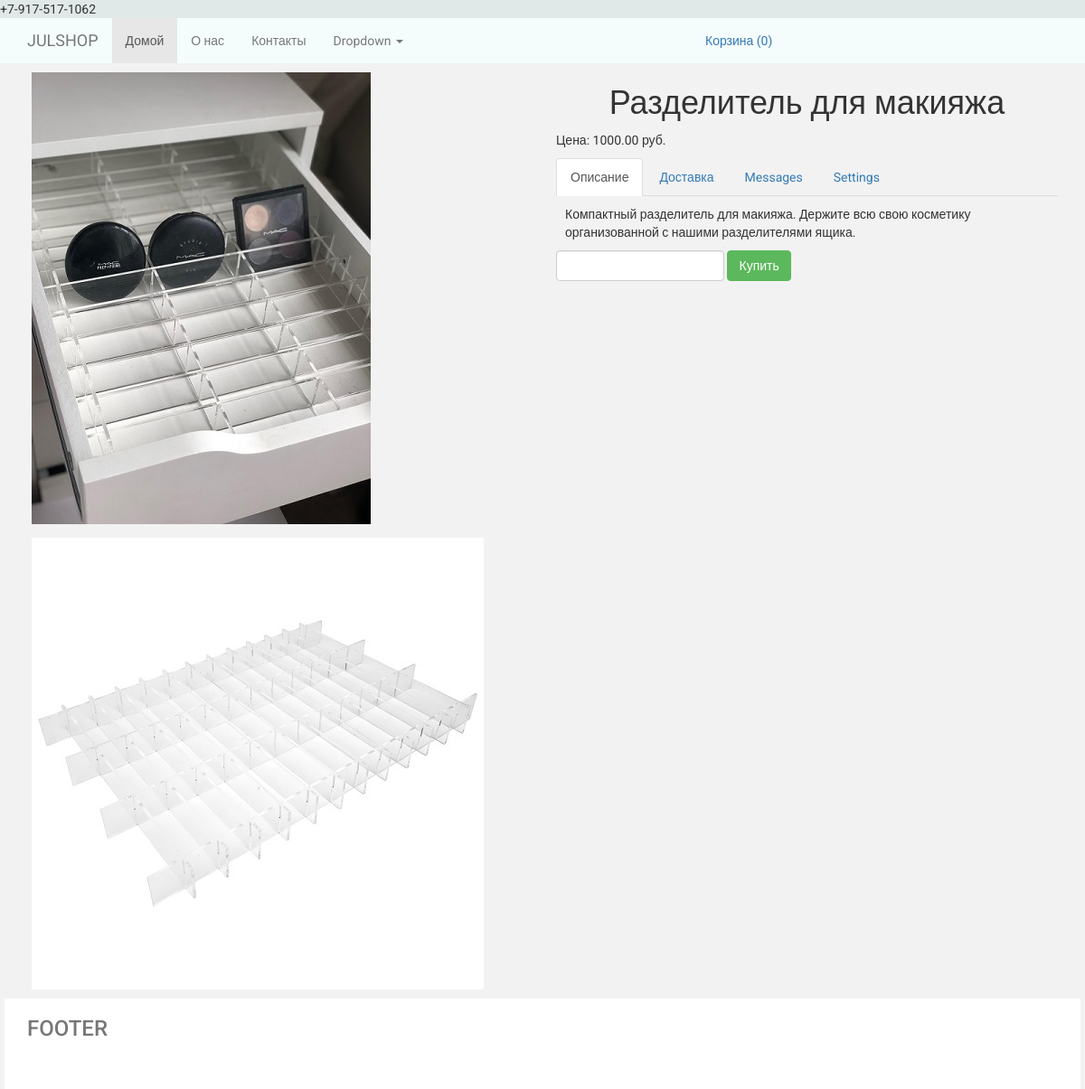
Screenshot of /product/4/ with the database file from the repository.
### products/models.py (models this page shows, shortened)
class ProductImage(models.Model):
    product = models.ForeignKey(Product, blank=True, null=True, default=None, verbose_name="Товар")
    image = models.ImageField(upload_to='products_images/', verbose_name="Изображение товара")
    is_main = models.BooleanField(default=False, verbose_name='Основное изображение')
    is_active = models.BooleanField(default=True, verbose_name='Активировать / Деактивировать')
    created = models.DateTimeField(auto_now_add=True, auto_now=False, verbose_name='Создан')
    updated = models.DateTimeField(auto_now_add=False, auto_now=True, verbose_name='Обновлён')
    class Meta:
        verbose_name = 'Фотография'
        verbose_name_plural = 'Фотографии'

class Product(models.Model):
    category = models.ForeignKey(Category, related_name='products', verbose_name="Категория")
    name = models.CharField(max_length=64, blank=True, null=True, default=None, verbose_name="Название")
    slug = models.SlugField(max_length=200, db_index=True)
    description = models.TextField(blank=True, verbose_name="Описание")
    price = models.DecimalField(max_digits=10, decimal_places=2, verbose_name="Цена")
    discount = models.IntegerField(default=0, verbose_name="Скидка")
    stock = models.PositiveIntegerField(verbose_name="Наличие")
    available = models.BooleanField(default=True, verbose_name="Доступен")
    created = models.DateTimeField(auto_now_add=True, auto_now=False, verbose_name='Создан')
    updated = models.DateTimeField(auto_now_add=False, auto_now=True, verbose_name='Обновлён')
    class Meta:
        ordering = ['name']
        index_together = [
            ['id', 'slug']
        ]
        verbose_name = 'Товар'
        verbose_name_plural = 'Товары'

### products/views.py (the view)
# urls.py: url(r'^product/(?P<product_id>\w+)/$', views.product, name='product'),
def product(request, product_id):
    product = Product.objects.get(id=product_id)
    session_key = request.session.session_key  # инициализация ключа сессии(уникальный идентификатор)
    if not session_key:                        # если ключ не создан
        request.session.cycle_key()            # создаём в ручную
    print(request.session.session_key)         # вывод ключа в консоль
    return render(request, 'products/product.html', locals())

### orders/context_processor.py (called while the page is built)
def getting_cart_info(request):
    session_key = request.session.session_key   # инициализация ключа сессии(уникальный идентификатор)
    if not session_key:                         # если ключ не создан
        request.session.cycle_key()             # создаём в ручную
    products_in_cart = ProductInCart.objects.filter(session_key=session_key, is_active=True)
    products_total_number = products_in_cart.count()
    return locals()

### templates/products/product.html (shortened to what this page needs)
{% extends 'base.html' %}
{% load static %}
{% block content %}
    <div class="container">
        <div class="row">
            <div class="col-lg-6">
                {% for image_item in product.productimage_set.all %}
                <div class="product_image_item">
                    <img src="{{ image_item.image.url }}" class="img-responsive">
                </div>
                {% endfor %}
            </div>
            <div class="col-lg-6">
                <h1 class="text-center">
                    {{ product.name }}
                </h1>
                <div class="">
                    <p>
                        Цена: {{ product.price }} руб.
                    </p>
                </div>
                <div>
                    <ul class="nav nav-tabs" role="tablist">
                        <li role="presentation" class="active">
                            <a href="#description" aria-controls="home" role="tab" data-toggle="tab">
                                Описание
                            </a>
                        </li>
                        <li role="presentation">
                            <a href="#delivery" aria-controls="profile" role="tab" data-toggle="tab">
                                Доставка
                            </a>
                        </li>
                        <li role="presentation">
                            <a href="#messages" aria-controls="messages" role="tab" data-toggle="tab">
                                Messages
                            </a>
                        </li>
                        <li role="presentation">
                            <a href="#settings" aria-controls="settings" role="tab" data-toggle="tab">
                                Settings
                            </a>
                        </li>
                    </ul>
                    <div class="tab-content product-description-tabs">
                        <div role="tabpanel" class="tab-pane active" id="description">
                            {{ product.description }}
                        </div>
                    </div>
                </div>
                 <div>
                    <form id="form_buying_product" class="form-inline" action="{% url 'cart_adding' %}">{% csrf_token %}
                        <div class="form-group">
                             <input type="number" min="1" class="form-control" name="number" id="number">
                        </div>
                            <div class="form-group">
                                <button type="submit" id="submit_btn" class="btn btn-success btn-buy"
                                        data-id = "{{ product.id }}"
                                        data-name = "{{ product.name }}"
                                        data-price = "{{ product.price }}"
                                >
                                    Купить
                                </button>
                            </div>
                    </form>
                </div>
            </div>
        </div>
    </div>
{% endblock %}

### static/static_dev/css/style.css (style rules this page uses)
html, body { height: 100%; max-height: 100%; font-family: 'Roboto', sans-serif; background-color: #f2f2f2; }
.product-description-tabs { padding: 10px; }
.product_image_item { padding: 5px; margin-bottom: 5px; }
.btn-success { color: #fff; background-color: #5cb85c; border-color: #5cb85c; }

### rows the page displays
ProductImage: image (picture)
ProductImage: image (picture)
Product: name "Разделитель для макияжа", price "1000.00", description "Компактный разделитель для макияжа. Держите всю свою косметику организованной с нашими разделителями ящика."
